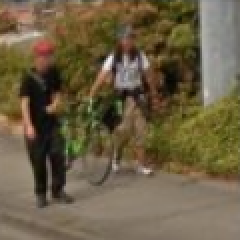
#> input picture Large/Bicycle/Bicycle (112).png, 120 x 120 px (shown 2 times larger); its folder holds only this picture in this run
$ python c1t2_ex.py
#> lines starting #> are read from the running program, lines starting #| are printed output that depends on the picture
import csv
import os

import cv2
import numpy as np
from skimage.feature import hog, local_binary_pattern
from sklearn.discriminant_analysis import LinearDiscriminantAnalysis as LDA
from sklearn.neighbors import KNeighborsClassifier
from sklearn.preprocessing import StandardScaler, LabelEncoder
from tqdm import tqdm

# ====== 설정 ======
TRAIN_DIR = "Large"
TEST_DIR = "test"
IMAGE_SIZE = (256, 256)
HOG_PIXELS_PER_CELL = (32, 32)
K = 10
print("IMAGE_SIZE:", IMAGE_SIZE, "HOG:", HOG_PIXELS_PER_CELL)

CLASS_NAMES = [
    'Bicycle', 'Bridge', 'Bus', 'Car', 'Chimney',
    'Crosswalk', 'Hydrant', 'Motorcycle', 'Palm', 'Traffic Light'
]


# ====== 이미지 로딩 ======
def load_images(folder_path, valid_classes=None, size=(64, 64), use_subdirs=True):
#> called with folder_path = 'Large', size = (256, 256), use_subdirs = True
    images, labels, filenames = [], [], []
    if use_subdirs:
        for class_name in os.listdir(folder_path):
            if valid_classes and class_name not in valid_classes:
                continue
            class_path = os.path.join(folder_path, class_name)
            for filename in os.listdir(class_path):
                img_path = os.path.join(class_path, filename)
                img = cv2.imread(img_path, cv2.IMREAD_GRAYSCALE)
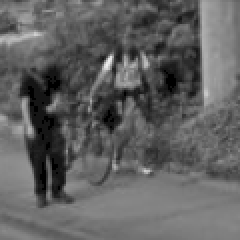
#> img: shape (120, 120) (shown 2 times larger); min 0, max 239, mean 96.9
                if img is None:
                    continue
                img = cv2.resize(img, size)
#> img: shape (256, 256)
                images.append(img)
                labels.append(class_name)
                filenames.append(filename)
#> pass 2 of the loop in load_images, `for class_name in os.listdir(folder_path):`:
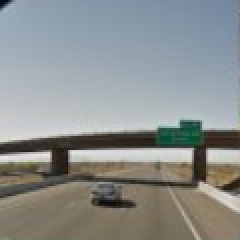
#> input picture Large/Bridge/Bridge (11).png, 120 x 120 px (shown 2 times larger)
#> in load_images, `img = cv2.imread(img_path, cv2.IMREAD_GRAYSCALE)`:
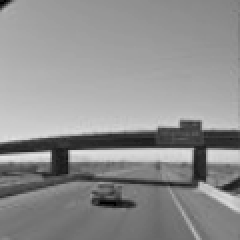
#> img: shape (120, 120) (shown 2 times larger); min 0, max 232, mean 143.2
#| Train 이미지 개수: 2
    else:
        for filename in os.listdir(folder_path):
            img_path = os.path.join(folder_path, filename)
            img = cv2.imread(img_path, cv2.IMREAD_GRAYSCALE)
            if img is None:
                continue
            img = cv2.resize(img, size)
            images.append(img)
            filenames.append(filename)
    return np.array(images), (np.array(labels) if use_subdirs else None), filenames


# ====== Feature 추출 함수 (HOG + LBP + Histogram) ======
def extract_combined_features(images, pixels_per_cell=(8, 8)):
#> called with images = array of shape (2, 256, 256), pixels_per_cell = (32, 32)
    features = []
    for img in tqdm(images, desc="Extracting Features"):
        hog_feature = hog(
            img, orientations=9,
            pixels_per_cell=pixels_per_cell,
            cells_per_block=(2, 2),
            block_norm='L2-Hys'
        )
        lbp = local_binary_pattern(img, P=8, R=1, method='uniform')
        (hist_lbp, _) = np.histogram(lbp.ravel(),
                                     bins=np.arange(0, 11),
                                     range=(0, 10))
        hist_lbp = hist_lbp.astype("float")
        hist_lbp /= (hist_lbp.sum() + 1e-7)
        hist_gray = cv2.calcHist([img], [0], None, [16], [0, 256])
        hist_gray = cv2.normalize(hist_gray, hist_gray).flatten()
        combined = np.concatenate([hog_feature, hist_lbp, hist_gray])
        features.append(combined)
#> this loop made 2 passes
#> hist_lbp on pass 2: [164, 929, 462, 6029, 11742, 18925, 2233, 4299, 19463, 1290]
#> pass 1, in extract_combined_features, `lbp = local_binary_pattern(img, P=8, R=1, method='uniform')`:
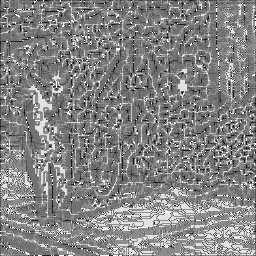
#> lbp: shape (256, 256) float64; min 0, max 9, mean 4.69; drawn with min black and max white
#> pass 2, in extract_combined_features, `lbp = local_binary_pattern(img, P=8, R=1, method='uniform')`:
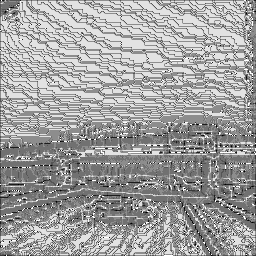
#> lbp: shape (256, 256) float64; min 0, max 9, mean 5.68; drawn with min black and max white
#> after the loop, features = 2 items
    return np.array(features)


# ====== 학습 데이터 처리 ======
X_train_img, y_train, _ = load_images(TRAIN_DIR, valid_classes=CLASS_NAMES, size=IMAGE_SIZE, use_subdirs=True)
print("Train 이미지 개수:", len(X_train_img))
X_train_feat = extract_combined_features(X_train_img, pixels_per_cell=HOG_PIXELS_PER_CELL)

scaler = StandardScaler()
X_train_scaled = scaler.fit_transform(X_train_feat)
le = LabelEncoder()
y_train_enc = le.fit_transform(y_train)
#> y_train_enc = [0, 1]

lda = LDA(n_components=9)
#> (the run stopped early here; a loop or call above may not have finished)
